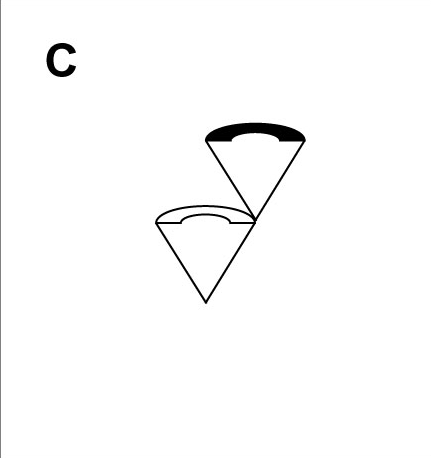
#> input picture tools/cf-vectorize/native/2-way-cf/C.webp, 431 x 458 px; its folder holds only this picture in this run
$ python trace.py native/2-way-cf/C.webp native/2-way-cf/E.webp
#> lines starting #> are read from the running program, lines starting #| are printed output that depends on the picture; after the words box and inside, x2 and y2 are one past the last pixel; in counts of white or black regions, pixels touching at a corner belong together
"""Trace a CF diagram webp (black line art on white) to a faithful SVG.

Upscale-then-threshold: Lanczos interpolation of the anti-aliased ramps puts the
128-threshold contour at the sub-native-pixel ink boundary, so potrace's curves
land where the original art's edges are, not on a pixel staircase.
"""
from PIL import Image
from scipy import ndimage
import numpy as np
import potrace

TARGET = 2400  # upscaled min-dimension before thresholding
EDGE = 3       # px: border crumbs hug the stripped edge
CRUMB = 6      # px area: far below any glyph or stroke


# The border strip leaves residue hugging the cell edge: 1px line-crumbs, sparse
# dark remnants of the border's anti-alias halo, and a near-full-extent faint line
# in the outermost pixel. Traced, these become floating dots and edge hairlines.
# Real art is safe on both counts: it extends inward past the edge band (so its
# components are never contained in it — block dividers reach the cell edge and
# survive), and its core ink is darker than the 128 threshold.
def descrumb(im):
    g = np.asarray(im).copy()
    ink = g < 128
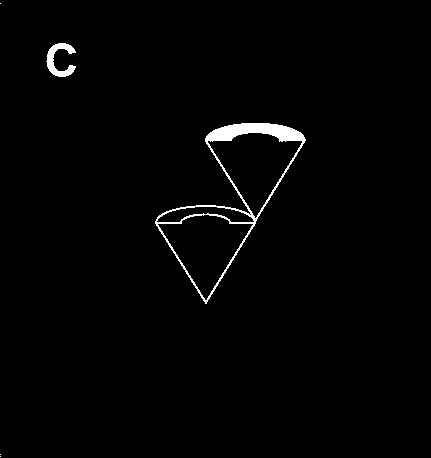
#> ink: shape (458, 431) bool; 1.4% white; 5 white regions (3 under 20 px), largest, box (x1, y1, x2, y2) and area: (155, 123, 306, 304) 2381, (46, 43, 76, 77) 454
    H, W = ink.shape
#> H = 458; W = 431
    lbl, n = ndimage.label(ink, structure=np.ones((3, 3)))
#> lbl: shape (458, 431) int32; 6 distinct labels, from 0 to 5
#> n = 5
    for i in range(1, n + 1):
        ys, xs = np.where(lbl == i)
        near = ys.min() < EDGE or xs.min() < EDGE or ys.max() >= H - EDGE or xs.max() >= W - EDGE
        contained = ys.max() < EDGE or xs.max() < EDGE or ys.min() >= H - EDGE or xs.min() >= W - EDGE
        if contained or (near and len(ys) <= CRUMB):
            g[ys, xs] = 255
#> this loop made 5 passes
#> (ys, near, contained) on passes 1, 4, 5: ([3], True, True), ([454], True, True), ([456], True, True)
#> (near, contained) on passes 2 to 3: (False, False), (False, False)
#> g: shape (458, 431); min 0, max 255, mean 251
    # Whiten the faint halo in the outer 2px ring: Lanczos overshoot at the upscale
    # would otherwise pull it under the threshold and trace it as a hairline.
    band = np.zeros((H, W), bool)
    band[:2] = band[-2:] = band[:, :2] = band[:, -2:] = True
    g[band & (g >= 128)] = 255
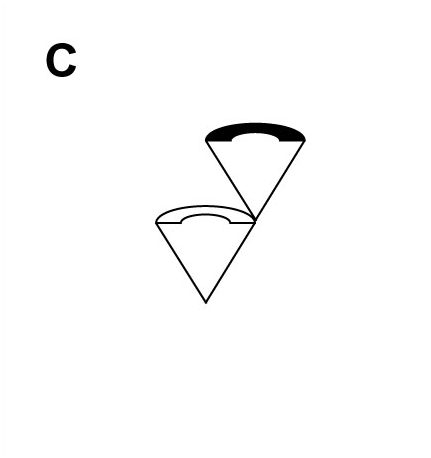
#> g: shape (458, 431); min 0, max 255, mean 251.3
    return Image.fromarray(g)


def trace(src, dst):
    im = descrumb(Image.open(src).convert('L'))
    w, h = im.size
#> w = 431; h = 458
    scale = max(2, round(TARGET / min(w, h)))
#> scale = 6
    big = im.resize((w * scale, h * scale), Image.LANCZOS)
    # potracer thresholds ndarray input itself (True=light, inverted internally)
#> (the run stopped early here; a loop or call above may not have finished)

$ run again, on tools/cf-vectorize/native/4-way-cf/figures/7.webp
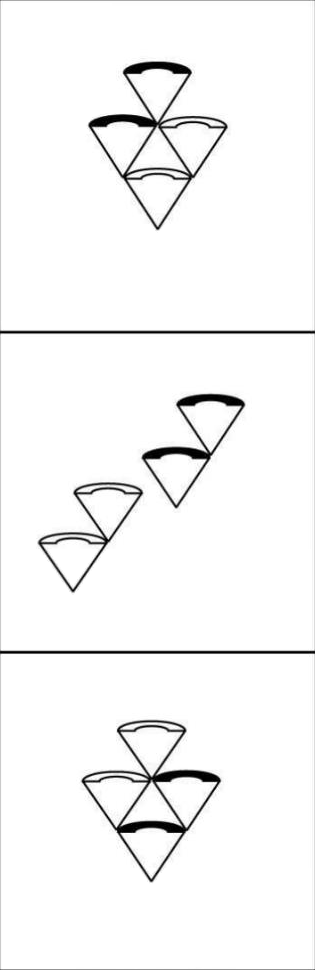
#> input picture tools/cf-vectorize/native/4-way-cf/figures/7.webp, 315 x 970 px
#> ink: shape (970, 315) bool; 3.2% white; 9 white regions (3 under 20 px), largest, box (x1, y1, x2, y2) and area: (89, 62, 227, 230) 2725, (82, 720, 221, 882) 2665, (142, 394, 245, 508) 1583, (38, 482, 143, 592) 1076, (0, 651, 315, 654) 945, (0, 331, 315, 334) 635
#> in descrumb, `lbl, n = ndimage.label(ink, structure=np.ones((3, 3)))`:
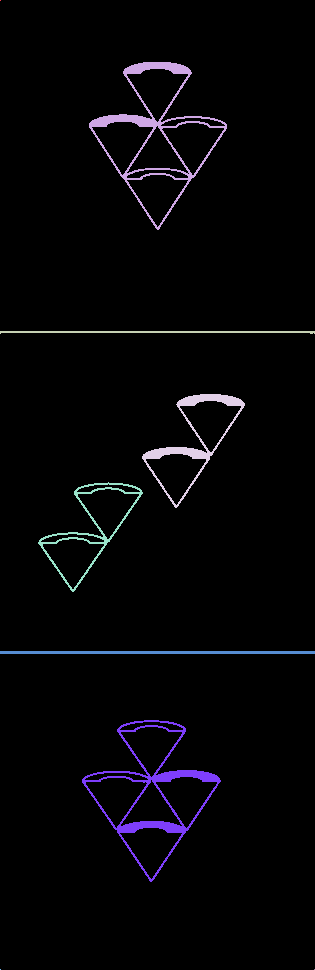
#> lbl: shape (970, 315) int32; 10 distinct labels, from 0 to 9; one colour per label, 0 black
#> n = 9
#> the loop in descrumb, `for i in range(1, n + 1):` made 9 passes
#> (near, contained) on passes 2 to 7: (False, False), (True, False), (False, False), (False, False), (True, False), (False, False)
#> in descrumb, `g[band & (g >= 128)] = 255`:
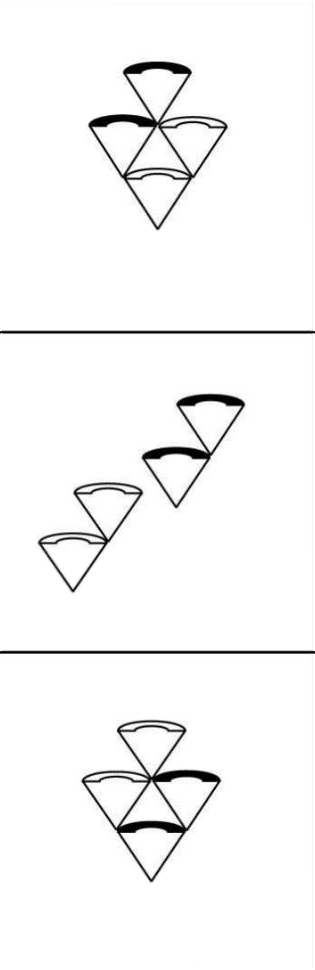
#> g: shape (970, 315); min 0, max 255, mean 246.6

$ run again, on tools/cf-vectorize/native/2-way-cf/E.webp
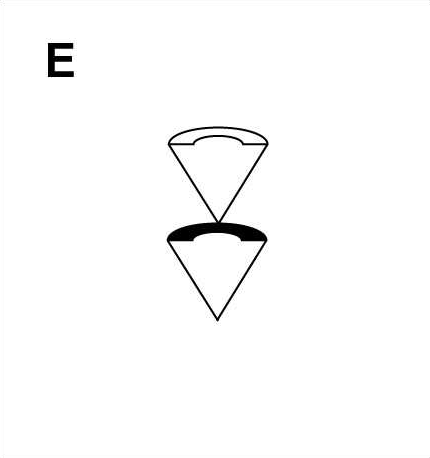
#> input picture tools/cf-vectorize/native/2-way-cf/E.webp, 430 x 458 px
#> in descrumb, `ink = g < 128`:
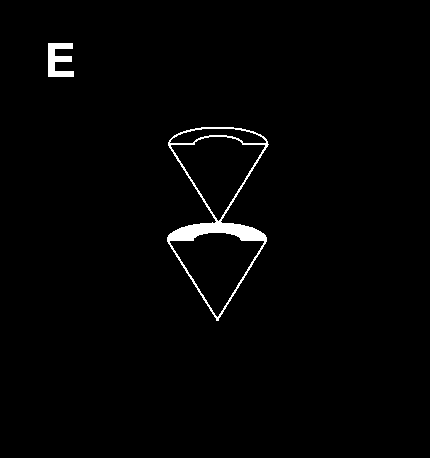
#> ink: shape (458, 430) bool; 1.5% white; 2 white regions, box (x1, y1, x2, y2) and area: (167, 127, 269, 321) 2380, (48, 43, 74, 77) 562
#> lbl: shape (458, 430) int32; 3 distinct labels, from 0 to 2
#> n = 2
#> the loop in descrumb, `for i in range(1, n + 1):` made 2 passes
#> (near, contained) on passes 1 to 2: (False, False), (False, False)
